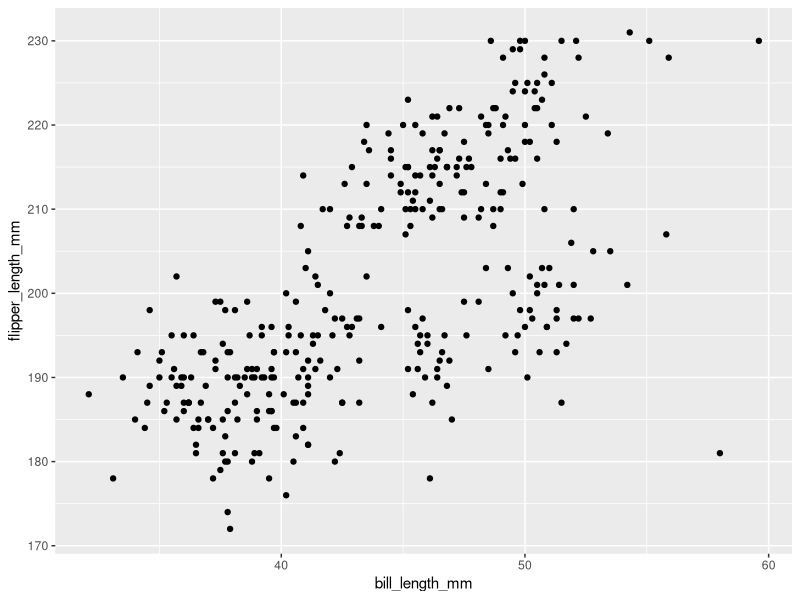
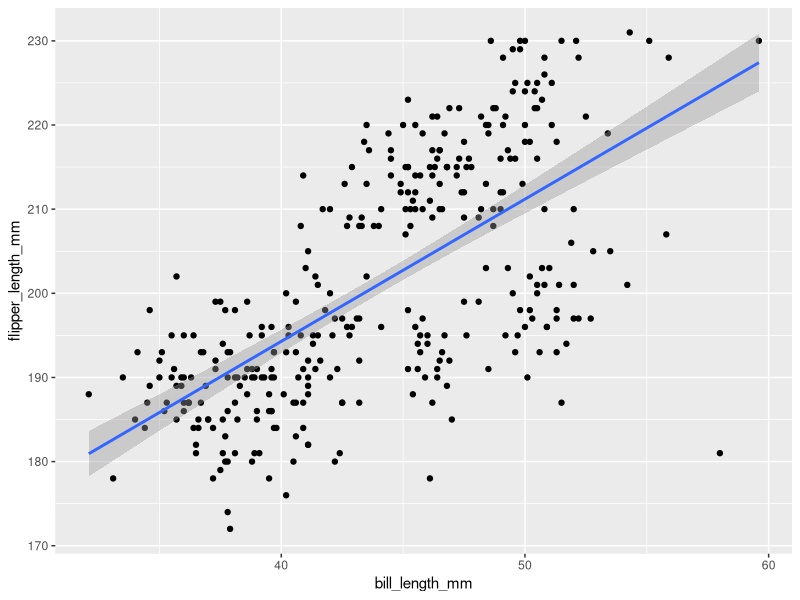
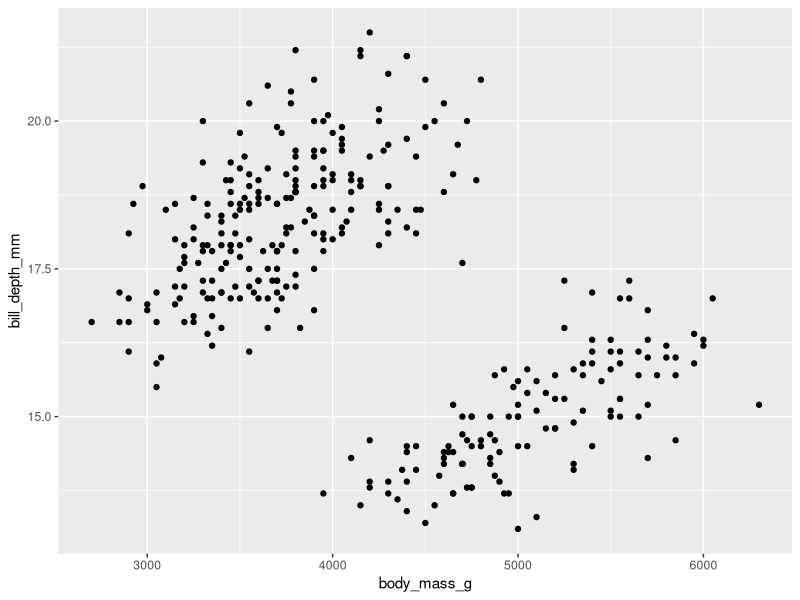
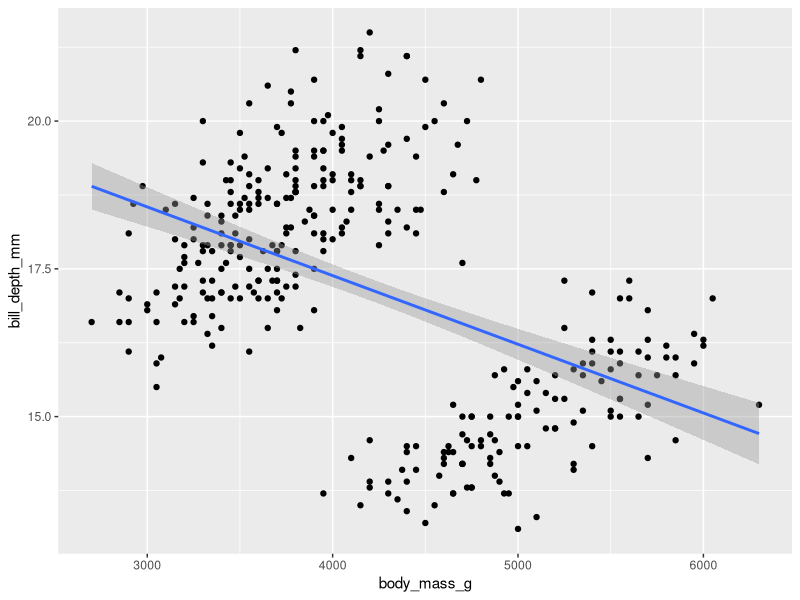
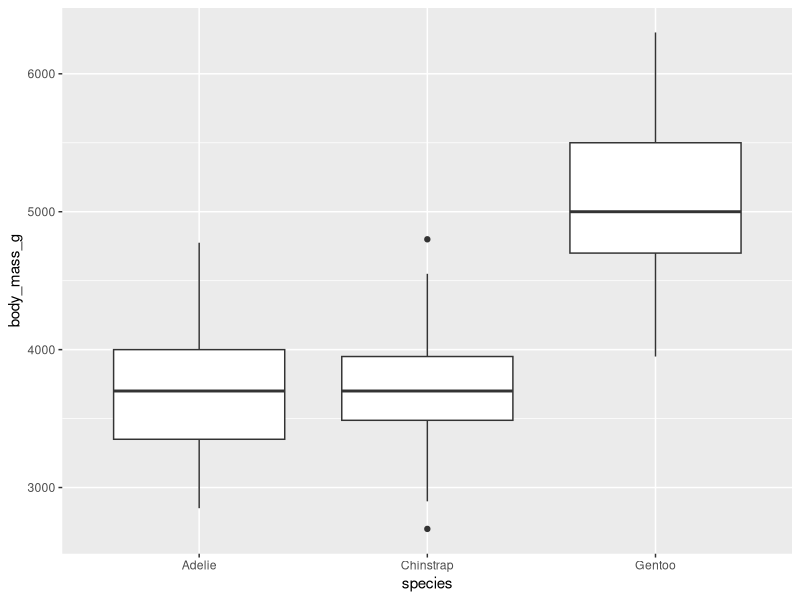
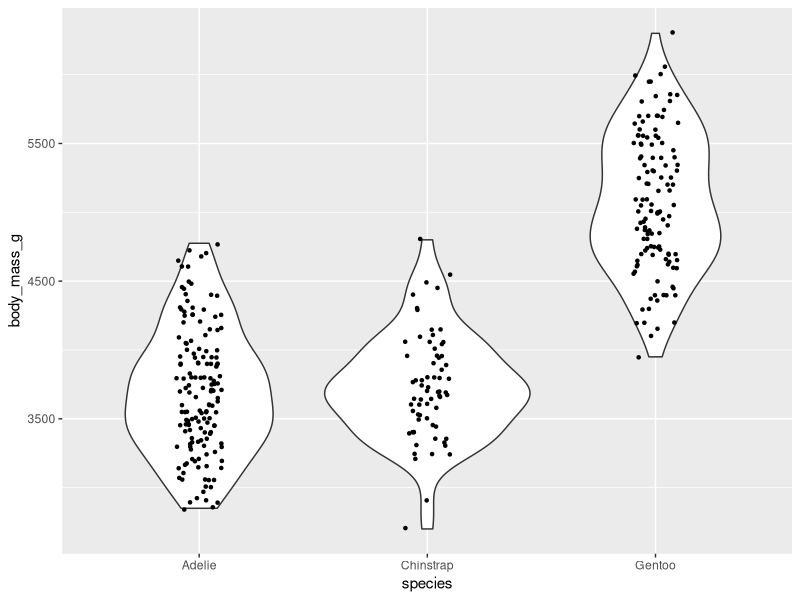
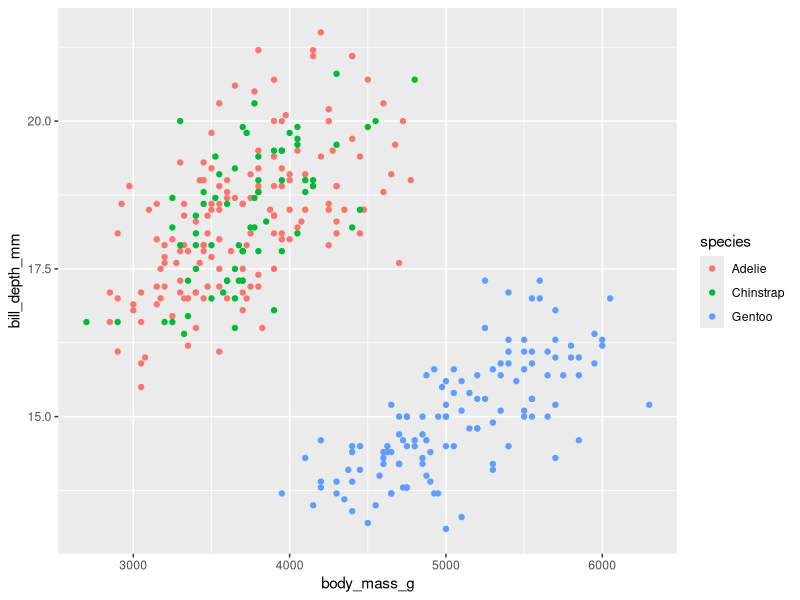
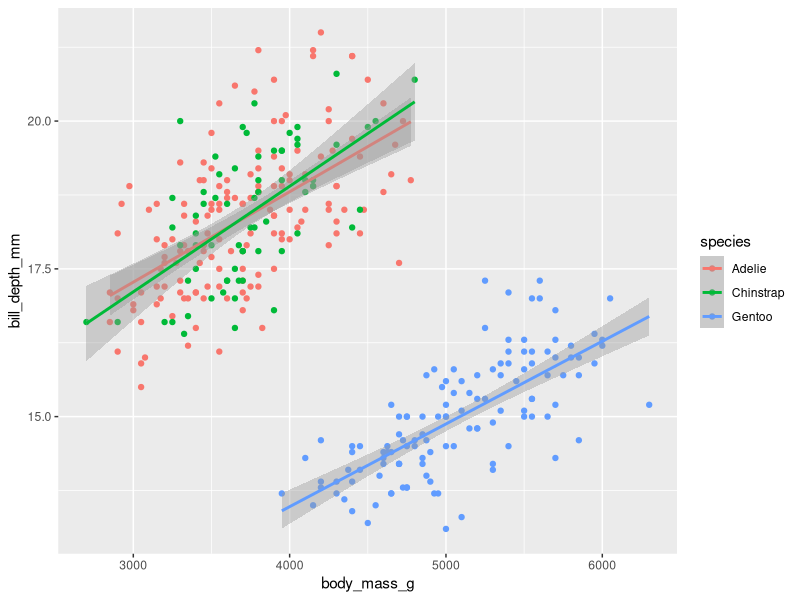

Write the R code that produced these figures, in order.
## ---- chunk 1
knitr::opts_chunk$set(echo = TRUE)
## ---- chunk 2
library(tidyverse)

# Remove the comment if "palmerpenguins" has not yet been installed
# install.packages('palmerpenguins')

library(palmerpenguins)

head(penguins)
## ---- chunk 3
# str(penguins)
glimpse(penguins)
## ---- chunk 4
penguins %>% is.na() %>% sum()
## ---- chunk 5
ggplot(data = penguins, mapping = aes(x = bill_length_mm, y = flipper_length_mm)) +
  geom_point()
## ---- chunk 6
cor.test(penguins$bill_length_mm,penguins$flipper_length_mm)

## ---- chunk 7
ggplot(data = penguins, mapping = aes(x = bill_length_mm, y = flipper_length_mm)) +
  geom_point() + geom_smooth(method='lm')
## ---- chunk 8
cor.test(penguins$body_mass_g,penguins$bill_depth_mm)

## ---- chunk 9
ggplot(data = penguins, mapping = aes(x = body_mass_g, y = bill_depth_mm)) +
  geom_point()

## ---- chunk 10
ggplot(data = penguins, mapping = aes(x = body_mass_g, y = bill_depth_mm)) +
  geom_point() + geom_smooth(method='lm')


## ---- chunk 11
ggplot(data = penguins, mapping = aes(x = species, y = body_mass_g)) +
   geom_boxplot()

## ---- chunk 12
ggplot(data = penguins, mapping = aes(x = species, y = body_mass_g)) +
   geom_violin() + geom_jitter(shape=20, position = position_jitter(0.1))

## ---- chunk 13
ggplot(data = penguins, mapping = aes(x = body_mass_g, y = bill_depth_mm, colour = species)) +
  geom_point() 
## ---- chunk 14
ggplot(data = penguins, mapping = aes(x = body_mass_g, y = bill_depth_mm, colour = species)) +
  geom_point() + geom_smooth(method='lm')

## ---- chunk 15
common_slope_model <- lm(bill_depth_mm~body_mass_g+species,data=penguins)
summary(common_slope_model)
## ---- chunk 16
different_slope_model <- lm(bill_depth_mm~body_mass_g*species,data=penguins)
summary(different_slope_model)
## ---- chunk 17
permuted_penguins <- penguins
permuted_penguins$species <- permuted_penguins$species[sample(length(penguins$species))]
head(permuted_penguins)
## ---- chunk 18
ggplot(data = permuted_penguins, mapping = aes(x = body_mass_g, y = bill_depth_mm, colour=species)) +
  geom_point() + geom_smooth(method='lm')
## ---- chunk 19
ggplot(data = permuted_penguins, mapping = aes(x = species,y = body_mass_g,colour=species)) +
  geom_boxplot() 
## ---- chunk 20
# This code block creates a plot matrix comparing the actual body mass box plot (upper right) to those obtained from many permutations

# Build a tibble to store the data, beginning with the actual data
perm_tibble <- penguins %>% select(species,body_mass_g)
# Set the number of permutations, here 24 for better viewing 
n_reps <- 24
# Grow the tibble column by column with permuted values
for (i in 1:n_reps)
{
    # Name the permutation reps P1,P2,...
    new_name <- paste("P",i,sep="")
    # Generate a permuted column of body mass values. Note that this is equivalent     to permuting the species labels; however, permuting values makes the plotting     easier
    new_col <- tibble(penguins$body_mass_g[sample(length(penguins$species))])
    # Assign the new column its name
    colnames(new_col) <- new_name
    # Attach the permuted column to the end of the growing tibble
    perm_tibble <- cbind(perm_tibble,new_col)
}
# Record the order of the column names for later use as plot order
factor_levels <- colnames(perm_tibble)[2:(n_reps+2)]
# Pivot the tibble built above into long form
plot_tibble <- pivot_longer(perm_tibble,cols=2:(n_reps+2),names_to = c("rep"))
# Turn the rep column into a factor, using the order stored above
plot_tibble$rep <- factor(plot_tibble$rep,levels=factor_levels)
# Plot a matrix of box plots, beginning with the real data, followed from left to right with P1,P2,etc. Set the number of columns in the plot matrix to 5 for viewing. Remove the x-axis annotations.
ggplot(plot_tibble,aes(x=species,y=value,colour=species))+geom_boxplot()+facet_wrap(~rep,ncol=5)+theme(axis.title.x=element_blank(),axis.text.x=element_blank(),axis.ticks.x=element_blank())
## ---- chunk 21
penguins %>% count(species,island)

## ---- chunk 22
penguins %>% filter(species == "Adelie") %>% ggplot(mapping = aes(x = island,y = body_mass_g,colour=island)) + geom_boxplot() 

## ---- chunk 23
penguins %>% filter(species == "Adelie") %>%
    ggplot(mapping = aes(x = body_mass_g, y = bill_depth_mm, colour = island)) +
        geom_point() + geom_smooth(method='lm')


## ---- chunk 24
penguins %>% count(species,sex)

## ---- chunk 25
penguins %>% filter(!(is.na(sex))) %>% count(species,sex)

## ---- chunk 26
penguins %>% filter(!(is.na(sex))) %>% 
    ggplot(mapping = aes(x = sex, y = body_mass_g)) +
        geom_boxplot() + facet_wrap(~species)

## ---- chunk 27
penguins %>% filter(!(is.na(sex))) %>%  
    ggplot(mapping = aes(x = body_mass_g, y = bill_depth_mm, colour = species, shape = sex)) +
        geom_point() + geom_smooth(method='lm')
## ---- chunk 28
#install.packages('GGally')
library(GGally)
## ---- chunk 29
penguins %>% filter(!(is.na(sex))) %>% select(bill_length_mm,bill_depth_mm,flipper_length_mm,body_mass_g) %>%
    ggpairs()
## ---- chunk 30
penguins %>% filter(!(is.na(sex))) %>% select(bill_length_mm,bill_depth_mm,flipper_length_mm,body_mass_g,species) %>% ggpairs(aes(colour = species))

## ---- chunk 31
penguins %>% filter(!(is.na(sex))) %>% select(bill_length_mm,bill_depth_mm,flipper_length_mm,body_mass_g,species) %>% 
   ggpairs(aes(colour = species, alpha = 0.4))

## ---- chunk 32
penguins %>% filter(!(is.na(sex))) %>% mutate(year = as.factor(year)) %>% ggplot(mapping = aes(x = species,y=flipper_length_mm, colour=species)) + geom_boxplot() + 
  geom_jitter(width = 0.2, height = 0, alpha = 0.4) + facet_grid(sex ~ year) + theme(axis.title.x=element_blank(),
        axis.text.x=element_blank(),
        axis.ticks.x=element_blank())
## ---- chunk 33
# Start with the tibble containing the data
penguins %>%
# Select columns which sex is not NA
filter(!(is.na(sex))) %>% 
# set year to factor type
mutate(year = as.factor(year)) %>% 
# ggplot with aesthetics as color in species  
ggplot(mapping = aes(x = species,y = flipper_length_mm, colour=species)) + 
# add boxplot with flipper_length~species
geom_boxplot() + 
# Add distribution of points with jitter to boxplot
geom_jitter(width = 0.2, height = 0, alpha = 0.4) + 
# Perform 2x2 faceting, with sex as the column and year as the row
facet_grid(sex ~ year) + 
# Remove the annotations on the x axis
theme(axis.title.x=element_blank(),axis.text.x=element_blank(),axis.ticks.x=element_blank())
## ---- chunk 34
#resue ggpair code
penguins %>% drop_na() %>% select(bill_length_mm,bill_depth_mm,flipper_length_mm,body_mass_g,species) %>% 
   ggpairs(aes(colour = species, alpha = 0.4))

#Giving the Coefficient of variation(CV) of each variable in each species
penguins %>% drop_na() %>% group_by(species) %>% 
    summarise(across(where(is.numeric) & !year,~sd(.x)/mean(.x))) %>% ungroup()
#Giving the Coefficient of variation(CV) of each variable in all samples
penguins %>% drop_na() %>% summarise(across(where(is.numeric) & !year,~sd(.x)/mean(.x)))
## ---- chunk 35
factors = c("bill_length_mm","bill_depth_mm", "flipper_length_mm", "body_mass_g")
# fit linear regression models for each pair of factors in different species
autolm <- function(x,y,data) {broom::tidy(lm(data[[y]]~data[[x]]+species,data = penguins))}
as_tibble(t(combn(factors,2))) %>% mutate(lm=map2(V1,V2,~autolm(.x,.y, data = penguins))) %>% unnest(lm)
# Correlation test for each pair of factors
autocor <- function(x,y,data) {broom::tidy(cor.test(data[[y]], data[[x]]))}
as_tibble(t(combn(factors,2))) %>% mutate(lm=map2(V1,V2,~autocor(.x,.y, data = penguins))) %>% 
    unnest(lm) %>% select(-method,-alternative)
